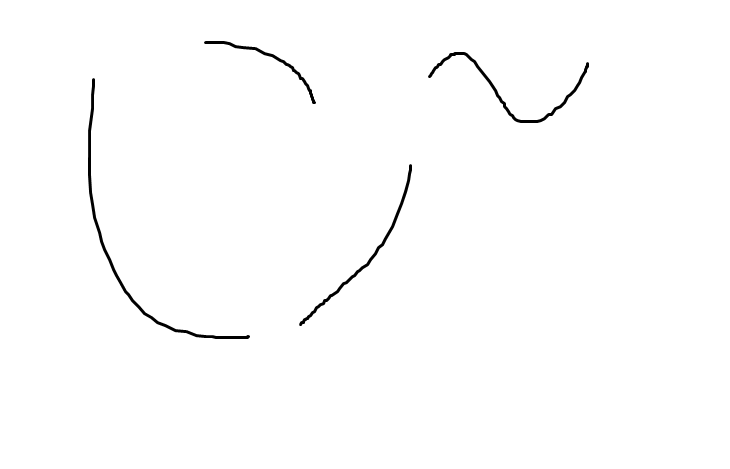
#> input picture detpts/4gpes.png, 730 x 469 px
$ python main_det_pts.py
#> lines starting #> are read from the running program, lines starting #| are printed output that depends on the picture; after the words box and inside, x2 and y2 are one past the last pixel; in counts of white or black regions, pixels touching at a corner belong together
### detpts/det_trace.py
import cv2
import numpy as np
import scipy.ndimage as ndi     #convolution : permet de déterminer les extrémités du squelette
import matplotlib.pyplot as plt
from skimage.morphology import skeletonize
from auxiliaires import longueur_approx_morceaux

def norme_carre(vecteur):      #norme au carré d'un vecteur de dimension 2
    return(vecteur[0] ** 2 + vecteur[1] ** 2)

def approx_morceaux(points, epsilon):
        """ points désigne la liste des points d'un contour (de la forme [x,y])
        renvoie une nouvelle liste de points qui sont les extrémités des segments de l'apporximation par morceaux"""
        start, end = np.array(points[0]), np.array(points[-1])
        line_vec = end - start
        line_len = np.linalg.norm(line_vec)
        line_unitvec = line_vec / line_len if line_len != 0 else line_vec

        distances = np.abs(np.cross(points - start, line_unitvec))
        max_distance_idx = np.argmax(distances)
        max_distance = distances[max_distance_idx]

        if max_distance < epsilon:
            return np.array([start, end])

        left = approx_morceaux(points[:max_distance_idx + 1], epsilon)
        right = approx_morceaux(points[max_distance_idx:], epsilon)
        return np.vstack((left[:-1], right))

def trouve_starts(skeleton):
    """Identifie les extrémités et intersections d'un squelette."""
    structure = np.array([[1, 1, 1],
                          [1, 10, 1],
                          [1, 1, 1]])

    neighbors = ndi.convolve(skeleton.astype(int), structure, mode='constant', cval=0) - 10
    endpoints = np.argwhere((skeleton == 1) & (neighbors == 1))  # 1 voisin = extrémité

    starts = set(map(tuple, endpoints))
    return list(starts)


def skeleton2contours(skeleton):
    """Renvoie contours (liste des contours) à partir de skeleton via un parcours à partir des extrémités détectées par
    trouve_starts"""
    starts = trouve_starts(skeleton)
    contours = []
    visited = set()
    for start in starts:
        stack = [start]
        contour = []

        while stack != []:
            x, y = stack.pop()
            if (x, y) not in visited:
                visited.add((x, y))
                contour.append((x, y))

                for dx in [-1, 0, 1]:
                    for dy in [-1, 0, 1]:
                        ny = y + dy
                        nx = x + dx
                        if (nx, ny) not in visited and skeleton[nx, ny]:
                            stack.append((nx, ny))
        if contour != []:
            contours.append(contour)
    return contours


def dimension(points_morceaux_par_gpe):
    """Renvoie le plus grand écrat en x et le plus grand écart en y parmi tous les points de tous les groupes
    Dans l'idée, points_morceaux_par_gpe est une liste de listes de points, chaque liste de points correspondant
    aux positions des modifications de pente de l'approximaton par morceau du groupe en question"""
    x_min = points_morceaux_par_gpe[0][0][0]
    x_max = x_min
    y_max = points_morceaux_par_gpe[0][0][1]
    y_min = y_max
    for points in points_morceaux_par_gpe:
        for point in points:
            x = point[0]
            y = point[1]
            if x < x_min:
                x_min = x
            if x > x_max:
                x_max = x
            if y < y_min:
                y_min = y
            if y > y_max:
                y_max = y
    return (x_max - x_min, y_max - y_min)


def detection_trace(image_init, epsilon = 0.1, afficher_squelette = False, afficher_contours = False, afficher_im_init = False,
            afficher_splines = False):
    """
        Entrée:
        -image_init : chemin d'accès à l'image
        -epsilon : tolérance dans approx_morceaux; eps grand = calcul rapide mais découpe moins précise
        Renvoie :
        -l'écart maximal en x
        -l'écart maximal en y
        -la liste des longueurs de chaque contour (enfin, de leur approximation par morceaux
        -la liste des points de changements de pente de l'approximation, pour chaque groupe
    """
#> called with image_init = '4gpes.png', epsilon = 0.01, afficher_squelette = False, afficher_contours = False, afficher_im_init = False, afficher_splines = False
    # Charger l'image
    image_pre_sym = cv2.imread(image_init, cv2.IMREAD_GRAYSCALE)
#> image_pre_sym is the input picture: shape (469, 730); min 0, max 255, mean 252.9
    image = np.flipud(image_pre_sym)  # la position des aiguilles apparaît inversée en y sinon
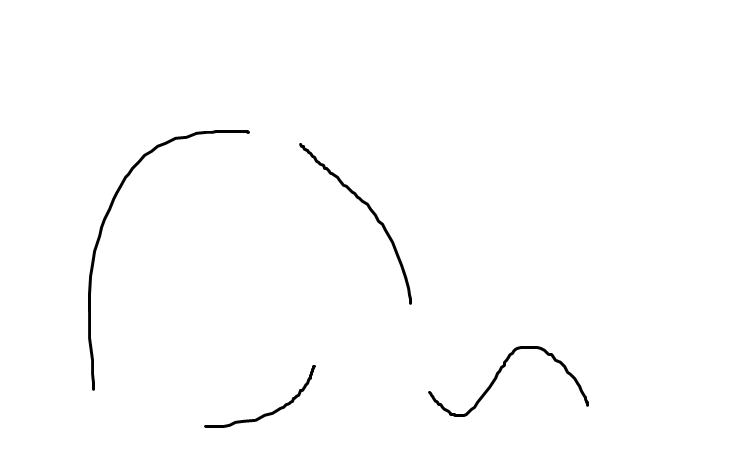
#> image: shape (469, 730); min 0, max 255, mean 252.9
    image = np.transpose(image)
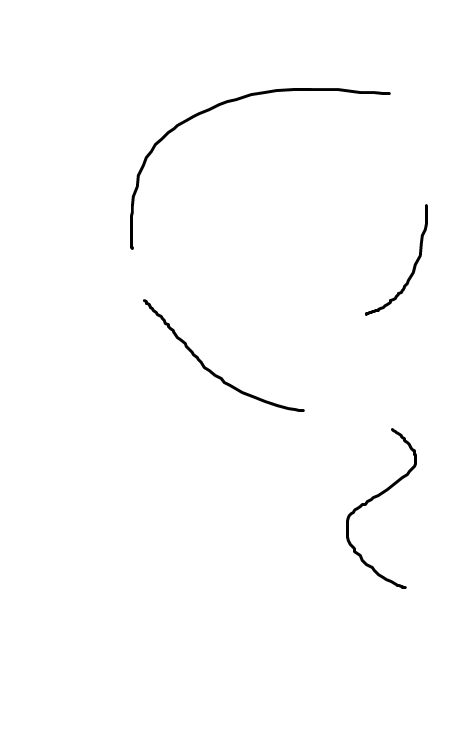
#> image: shape (730, 469); min 0, max 255, mean 252.9
    # Afficher l'image originale
    if afficher_im_init:
        plt.imshow(image_pre_sym, cmap='gray')
        plt.title("Image d'origine")
        plt.show()
    # squeletonize
    invert = cv2.bitwise_not(image)  # noir devient blanc et vice-versa
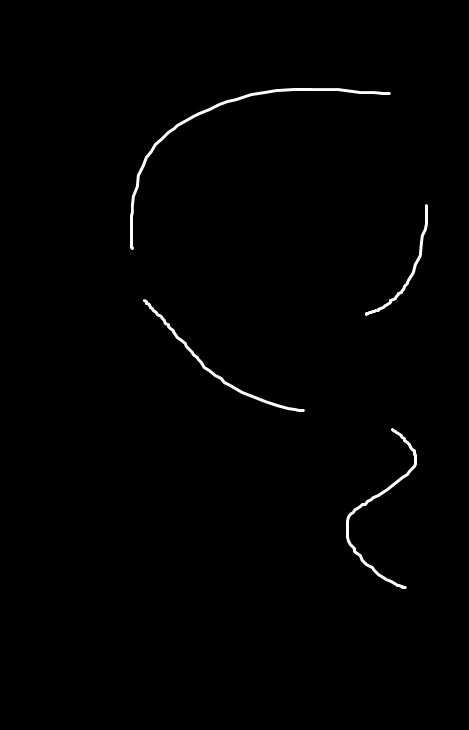
#> invert: shape (730, 469); min 0, max 255, mean 2.1
    skeleton = skeletonize(invert)
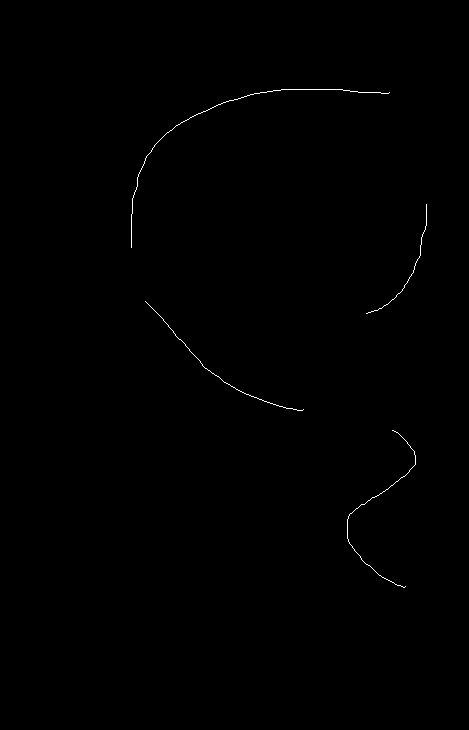
#> skeleton: shape (730, 469) bool; 0.24% white in thin lines or dots, all inside (x1, y1, x2, y2) = (131, 89, 427, 588)

    if afficher_squelette:
        # display results
        fig, axes = plt.subplots(nrows=1, ncols=2, figsize=(8, 4))  # plus de sharex/sharey

        ax = axes.ravel()

        ax[0].imshow(image, cmap=plt.cm.gray)
        ax[0].axis('off')
        ax[0].set_title('original', fontsize=20)

        ax[1].imshow(skeleton, cmap=plt.cm.gray)
        ax[1].axis('off')
        ax[1].set_title('skeleton', fontsize=20)

        plt.tight_layout()
        plt.show()

    contours = skeleton2contours(skeleton)
#> in trouve_starts, `endpoints = np.argwhere((skeleton == 1) & (neighbors == 1))`: endpoints = [[92, 389], [204, 426], [247, 131], [301, 145], [313, 366], [409, 303], [430, 392], [586, 405]]
#> in trouve_starts, `starts = set(map(tuple, endpoints))`: starts = 8 items
#> in skeleton2contours, `starts = trouve_starts(skeleton)`: starts = [(430, 392), (301, 145), (92, 389), (247, 131), (313, 366), (586, 405), (409, 303), (204, 426)]
#> the loop in skeleton2contours, `for start in starts:` made 8 passes
#> after the loop in skeleton2contours, `for start in starts:`: contours = 4 items; visited = 823 items
#> contours = 4 items
    points_morceaux_par_gpe = [[] for _ in range(len(contours))]
#> points_morceaux_par_gpe = [[], [], [], []]
    longueurs = []
    for i, contour in enumerate(contours):
        points_morceaux_par_gpe[i] = approx_morceaux(contour, epsilon)
        longueurs.append(longueur_approx_morceaux((points_morceaux_par_gpe[i])))
#> this loop made 4 passes
    lx, ly = dimension(points_morceaux_par_gpe)
#> the loop in dimension, `for points in points_morceaux_par_gpe:` made 4 passes
    return lx, ly, longueurs, points_morceaux_par_gpe

### detpts/generer_pos_aig.py
"""Etant donnée les différents groupes approximés par des droites par morceaux et le nombre d'aiguilles pour chacun
des groupes, ainsi que des paramètres pour rescale la figure, renvoie la position des aiguilles"""

import numpy as np
from auxiliaires import longueur_approx_morceaux
from auxiliaires import afficher_points
import matplotlib.pyplot as plt

PATH_INTERFACE = "../figures/"

def raffiner_approx_affine(points, n, enlever_extreme = False):
    """si points a été obtenu à partir de approx_morceaux, permet de placer n points équidistants sur la forme
    approximée; appelée par plot_aiguille,
    renvoie un tableau de points et la distance entre les points, traite un seul groupe à la fois
    Le premier et le dernier point de points seront forcément mis dans le """
    longueur = longueur_approx_morceaux(points)         #longueur totale du contour
    longueur_segment = np.float64(longueur) / (n-1)             #longueur entre deux aiguilles consécutives
    longueur_restante = longueur_segment
    actuel = np.array(points[0])
    actuel = actuel.astype(np.float64)       #pour pouvoir gérer des opérations faisant intervenir des flottants
    suivant = np.array(points[1])
    suivant = suivant.astype(np.float64)       #pour pouvoir gérer des opérations faisant intervenir des flottants
    i = 1       #numéro du point suivant
    direction = (suivant - actuel) / np.linalg.norm(suivant - actuel)
    if not enlever_extreme:
        nouveaux_points = [np.array(actuel)]
        arret = n-1
    else:
        nouveaux_points = []
        arret = n - 2
    j = 1  # nombre d'aiguilles placées hors première et dernière
    while j < arret:
        if (np.linalg.norm(actuel - suivant) >= longueur_restante):   #on a la place de rajouter un point sur ce morceau
            actuel += longueur_restante * direction
            longueur_restante = longueur_segment
            nouveaux_points.append(np.array(actuel))        #permet de faire une assignation par copie, sans quoi certaines coordonnées d'aiguilles sont commune à des aiguilles
            j += 1
            actuel = actuel.astype(np.float64)
        else:           #pas la place de rajouter un point sur le morceau
            i += 1  #on passe au morceau suivant
            longueur_restante -= np.linalg.norm(actuel - suivant)
            actuel = np.array(suivant)
            actuel = actuel.astype(np.float64)
            suivant = np.array(points[i])
            suivant = suivant.astype(np.float64)
            direction = (suivant - actuel) / np.linalg.norm(suivant - actuel)
    if np.linalg.norm(suivant - actuel) != 0 and not enlever_extreme:  #on force l'ajout du dernier point
        nouveaux_points.append(points[-1])
    return nouveaux_points, longueur_segment


def pos_aiguilles(points_morceaux_par_gpe, n, seuil):
    """Renvoie la position des aiguilles avec n points par groupe (n est un tableau, peut différer pour chaque groupe)
    sous la forme d'un tableau tab tel que tab[i] est une liste de tableau numpy où chaque tab[i][j] est un tableau de
    taille 2 qui contient la coordonnée x et la coordonnée y de l'aiguille en question"""
#> called with seuil = 50
    aiguilles_par_gpe = []
    longueur_min = 1000
    for i, points in enumerate(points_morceaux_par_gpe):
        if n[i] < seuil:
            nouv_points, longueur = raffiner_approx_affine(points,n[i], False)
        else:
            nouv_points, longueur = raffiner_approx_affine(points, n[i] + 2, True)
        aiguilles_par_gpe.append(nouv_points)
        if i == 1:
            longueur_min = longueur
        if longueur < longueur_min:
            longueur_min = longueur
#> this loop made 4 passes
    return aiguilles_par_gpe,longueur_min


# [9 lines left out: function rescale, not called in this run]

def rescale_aiguilles(aiguilles, scale_factor, offset_x, offset_y):
#> called with scale_factor = 1, offset_x = 0, offset_y = 0
    res = [[] for _ in range(len(aiguilles))]
    for i in range(len(aiguilles)):
        #On parcourt les différents groupes
        for j in range(len(aiguilles[i])):
            #On parcourt les positions des aiguilles d'un même groupe
            aiguilles_0 = scale_factor * (aiguilles[i][j][0] + offset_x)
            aiguilles_1 = scale_factor * (aiguilles[i][j][1] + offset_y)
            res[i].append(np.array([aiguilles_0, aiguilles_1]))
    return res


def afficher_aiguilles(aiguilles_par_gpe, filename="figure.png"):
#> called with filename = '4gpes.png'
    indice = [(7* i % 20) for i in range(len(aiguilles_par_gpe))]
    cmap = plt.cm.get_cmap('tab20')
    couleur = [cmap(i) for i in indice]
    for i in range(len(aiguilles_par_gpe)):
        x = [aiguilles_par_gpe[i][j][0] for j in range(len(aiguilles_par_gpe[i]))]
        y = [aiguilles_par_gpe[i][j][1] for j in range(len(aiguilles_par_gpe[i]))]
        plt.scatter(x, y, color=couleur[i], label=f"Groupe{i+1}")
        plt.plot(x, y, linestyle="dashed", color=couleur[i])  # Relie les points

    plt.xlabel("X")
    plt.ylabel("Y")
    plt.axis("equal")
    plt.title("Positions aiguilles")
    plt.grid()
    plt.legend()
    plt.savefig(PATH_INTERFACE + filename)
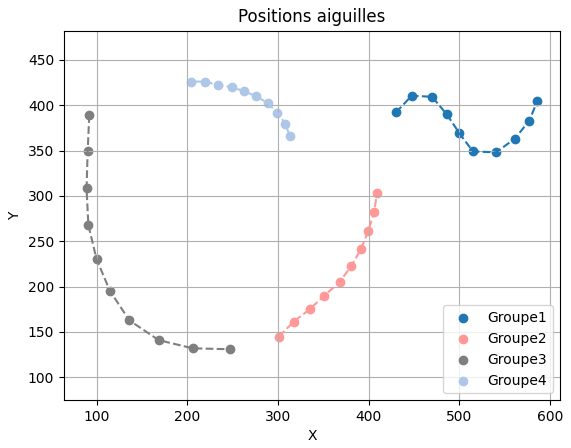
#> figure drawn by matplotlib, 1 panel; curve peaks at x = 447.3, y = 410.3; curve peaks at x = 409, y = 303
    # plt.show()
    plt.close()


def generer_pos_aiguilles(points_morceaux_par_gpe, scale_factor, offset_x, offset_y, n, filename, afficher_points_pre_scale=False, seuil=50):
    """
    Entrée :
        -points_morceaux_par_gpe : output de det_trace : coordonnées des points de l'approximation du contour en
            droite par morceaux
        -scale_factor : facteur de zoom de la figure
            Exemple : scale factor = 2 donnera des points deux fois plus espacés
        -offset_x : indique le décalage en x (première coordonnée) : ajouté tel quel AVANT le zoom
        -offset_y : idem sur y (deuxième coordonée)
        -n : liste d'entiers : n[i] est le nombre d'aiguilles du groupe i
        -seuil : nombre d'aiguilles d'un groupe à partir duquel les aiguilles extremes sont supprimées
    """
    if afficher_points_pre_scale:
        afficher_points(points_morceaux_par_gpe)
    aiguilles_par_gpe, longueur_min = pos_aiguilles(points_morceaux_par_gpe, n, seuil)
    aiguilles_post_scale = rescale_aiguilles(aiguilles_par_gpe, scale_factor, offset_x, offset_y)
    longueur_min *= scale_factor
    afficher_aiguilles(aiguilles_post_scale, filename)
    return aiguilles_post_scale, longueur_min

### detpts/auxiliaires.py
import numpy as np
import matplotlib.pyplot as plt


def longueur_approx_morceaux(points):
    """si points a été obtenu à partir de approx_morceaux, renvoie la somme des longueurs des morceaux, qui approxime
    la longueur du contour d'origine"""
    longueur = 0
    for i, point in enumerate(points):
        actuel = np.array(point)  # converti un tuple en np.array, qui supporte la soustraction
        if i > 0:
            longueur += np.linalg.norm(actuel - prec)
        prec = actuel
    return longueur


# [17 lines left out: function afficher_points, not called in this run]

### detpts/main_det_pts.py
import det_trace
import generer_pos_aig
if __name__ == '__main__':
    chemin = "4gpes.png"
    lx, ly, longueurs, pmpg = det_trace.detection_trace(chemin, epsilon=0.01, afficher_im_init=False, afficher_squelette=False)
    aiguilles, longueur_min = generer_pos_aig.generer_pos_aiguilles(pmpg, 1, 0, 0, [10 for i in range(len(pmpg))],"4gpes.png", afficher_points_pre_scale=False)

$ run again, with detpts/cercle_et_centre.png copied over detpts/4gpes.png
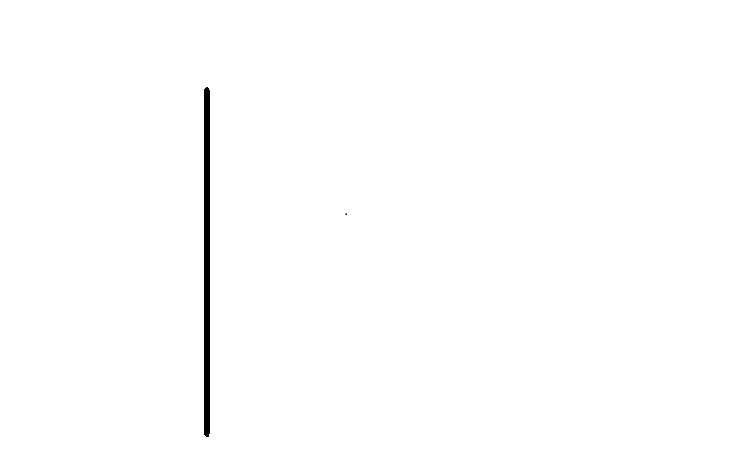
#> input picture detpts/cercle_et_centre.png, 730 x 469 px
#> in detection_trace, image_pre_sym is the input picture: shape (469, 730); min 0, max 255, mean 253.4
#> in detection_trace, `skeleton = skeletonize(invert)`:
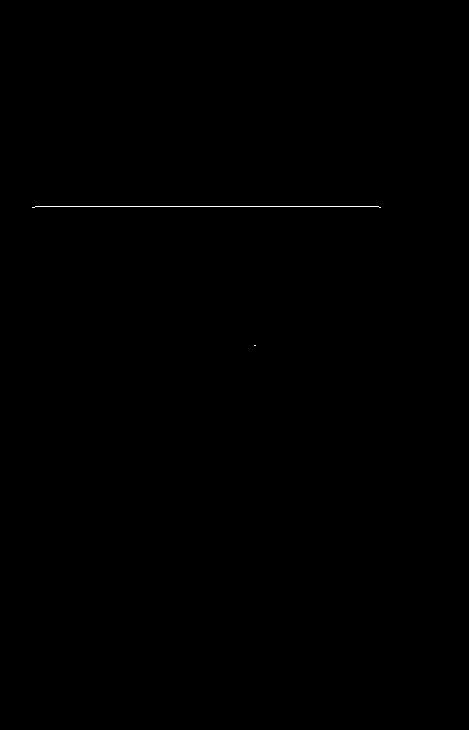
#> skeleton: shape (730, 469) bool; 0.1% white in thin lines or dots, all inside (x1, y1, x2, y2) = (32, 206, 381, 346)
#> endpoints = [[207, 32], [207, 380], [345, 254], [345, 255]]
#> in trouve_starts, `starts = set(map(tuple, endpoints))`: starts = 4 items
#> in skeleton2contours, `starts = trouve_starts(skeleton)`: starts = [(345, 254), (345, 255), (207, 380), (207, 32)]
#> the loop in skeleton2contours, `for start in starts:` made 4 passes
#> after the loop in skeleton2contours, `for start in starts:`: contours = 2 items; visited = 351 items
#> in detection_trace, `contours = skeleton2contours(skeleton)`: contours = 2 items
#> in detection_trace, `points_morceaux_par_gpe = [[] for _ in range(len(contours))]`: points_morceaux_par_gpe = [[], []]
#> the loop in detection_trace, `for i, contour in enumerate(contours):` made 2 passes
#> after the loop in detection_trace, `for i, contour in enumerate(contours):`: longueurs = [1, 348.8]; points_morceaux_par_gpe = 2 items
#> in dimension, `x_min = points_morceaux_par_gpe[0][0][0]`: x_min = 345
#> in dimension, `y_max = points_morceaux_par_gpe[0][0][1]`: y_max = 254
#> the loop in dimension, `for points in points_morceaux_par_gpe:` made 2 passes
#> points on pass 1: [[345, 254], [345, 255]]
#> after the loop in dimension, `for points in points_morceaux_par_gpe:`: x_max = 345; x_min = 206; y_max = 380; y_min = 32
#> in detection_trace, `lx, ly = dimension(points_morceaux_par_gpe)`: lx = 139; ly = 348
#> `lx, ly, longueurs, pmpg = det_trace.detection_trace(chemin, epsilon=0...`: lx = 139; ly = 348; longueurs = [1, 348.8]; pmpg = 2 items
#> the loop in pos_aiguilles, `for i, points in enumerate(points_morceaux_par_gpe):` made 2 passes
#> longueur on passes 1 to 2: 0.111, 38.76
#> in generer_pos_aiguilles, `aiguilles_par_gpe, longueur_min = pos_aiguilles(points_morceaux_par_gp..`: longueur_min = 38.76
#> res = [[], []]
#> the loop in rescale_aiguilles, `for i in range(len(aiguilles)):` made 2 passes
#> aiguilles_post_scale = 2 items
#> indice = [0, 7]
#> couleur = [(0.122, 0.467, 0.706, 1), (1, 0.596, 0.588, 1)]
#> the loop in afficher_aiguilles, `for i in range(len(aiguilles_par_gpe)):` made 2 passes
#> x on passes 1 to 2: [345, 345, 345, 345, 345, 345, 345, 345, 345, 345], [207, 206, 206, 206, 206, 206, 206, 206, 206, 207]
#> in afficher_aiguilles, `plt.savefig(PATH_INTERFACE + filename)`:
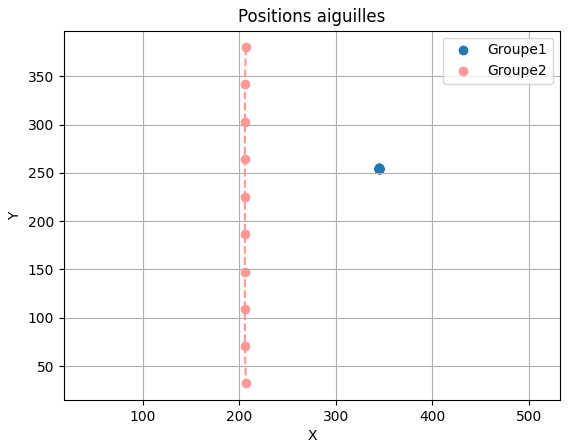
#> figure drawn by matplotlib, 1 panel
#> `aiguilles, longueur_min = generer_pos_aig.generer_pos_aiguilles(pmpg, ..`: aiguilles = 2 items; longueur_min = 38.76
